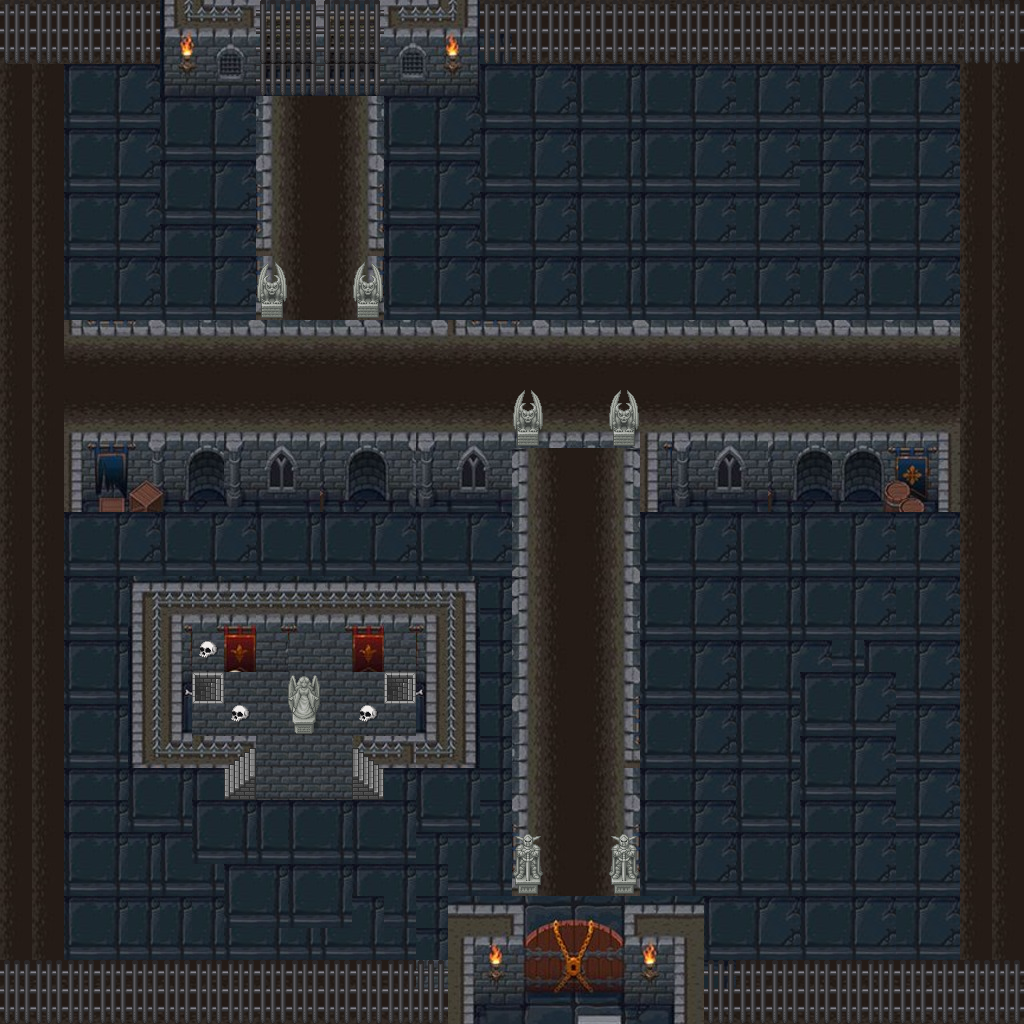

This game map was drawn from its Tiled (.tmx) file and the tilesets committed beside it. A one-line description and the trimmed map source follow:
An orthogonal 32x32 tile map with 32x32 px tiles, 2 tile layers (originalfloor, object), 2 tilesets.

<map version="1.8" tiledversion="1.8.6" orientation="orthogonal" renderorder="right-down" width="32" height="32" tilewidth="32" tileheight="32" infinite="0" nextlayerid="8" nextobjectid="1">
 <editorsettings>
  <export target="Tiledmap.tmj" format="json" />
 </editorsettings>
 <tileset firstgid="1" name="tileset1" tilewidth="32" tileheight="32" tilecount="756" columns="21">
  <image source="tileset1.png" width="700" height="1166" />
 </tileset>
 <tileset firstgid="757" name="pipoya" tilewidth="32" tileheight="32" tilecount="1064" columns="8">
  <image source="pipoya.png" width="256" height="4256" />
 </tileset>
 <layer id="7" name="originalfloor" width="32" height="32">
  <data>[1024 cells, 1024 non-empty, 151 distinct tile ids]</data>
 </layer>
 <layer id="5" name="object" width="32" height="32">
  <data>[1024 cells, 131 non-empty, 20 distinct tile ids]</data>
 </layer>
</map>
